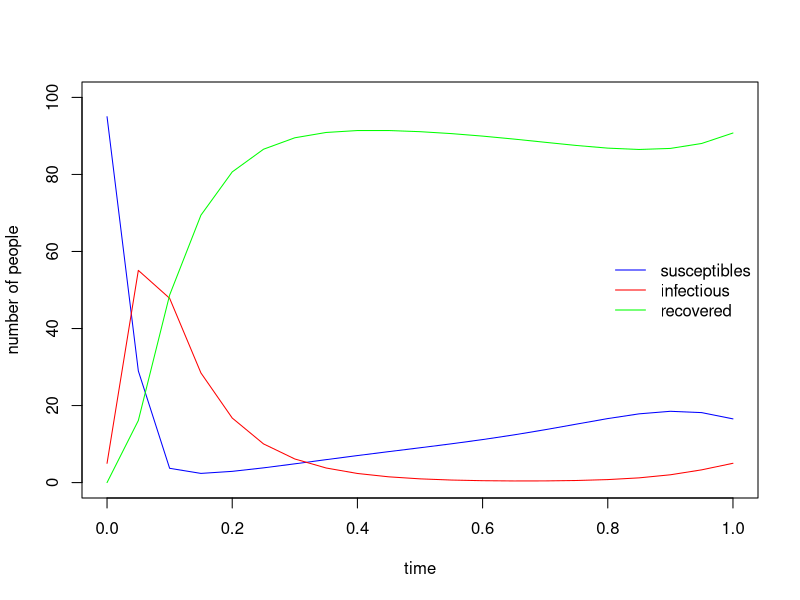
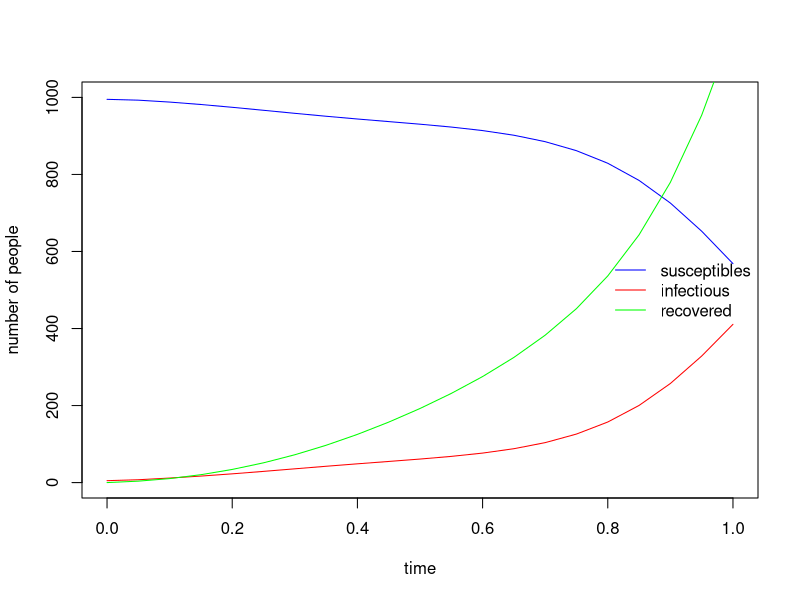

The R script that drew these images, in order:
## ---- chunk 1
knitr::opts_chunk$set(echo = TRUE)
## ---- chunk 2
library(deSolve)
## ---- chunk 3
####################################
# Disease Transmission Rate by (t) #
####################################
#P=1

beta_A<-function(time){
  return(60*(1+(0.5*cos(((2*pi*time)/1))))) # Correct.
}

beta_B<-function(time){
  
  return(5*(1+(0.5*cos((2*pi*time)/1)))) # Correct.
         }
##########################
# Disease Dispersal Rate #  
##########################

phi_AB<-function(time){
  return(0.4*(1 + 0.5*cos((2*pi*time/1)))) # Correct.
}

phi_BA<-function(time){
  
  return(0.04*(1 + 0.5*(cos((2*pi*time)/1)))) # Correct.
         }
#--------------------------------------------------------------------#
two_patch_SIR <- function(time, variables, parameters, phi_BA, phi_AB, beta_A, beta_B) {
  with(as.list(c(variables, parameters)), {
    
    dS_A <- (mu_A * N_A) - ((beta_A(time))*(I_A/N_A)*(S_A)) - (mu_A + phi_AB(time)*S_A) + (phi_BA(time)*S_B) # Correct.
    
    dI_A <- (beta_A(time)*(I_A/N_A)*S_A) - ((mu_A + gamma_A + phi_AB(time)) * I_A) + (phi_BA(time)*I_B) # Correct.
    
    dR_A <- (gamma_A*I_A)-((mu_A + phi_AB(time))*R_A) + (phi_BA(time)*R_B)  # Correct.
    
#-------------------------------------------------------------------#
    
    dS_B <-(mu_B * N_B) - ((beta_B(time))*(I_B/N_B)*(S_B)) - (mu_B + phi_BA(time)*S_B) + (phi_AB(time)*S_A) # Correct.
    
    dI_B <-(beta_B(time)*(I_B/N_B)*S_B) - ((mu_B + gamma_B + phi_BA(time)*I_B)) + (phi_AB(time)*I_A) # Correct.
    
    dR_B <-(gamma_B*I_B)-((mu_B + phi_BA(time))*R_B) + (phi_AB(time)*R_A) # Correct.
    
    return(list(c(dS_A, dI_A, dR_A, dS_B, dI_B, dR_B)))
  })
}

# Set up initial values for the variables
initial_values <- c(
  S_A = 95, I_A = 5, R_A = 0,   # Initial values for patch A
  S_B = 995, I_B = 5, R_B = 0   # Initial values for patch B
)

# Define parameters for the system
parameters_values <- list(
  N_A = 100,
  N_B = 1000,
  mu_A = 0.06,
  mu_B = 0.02,
  gamma_A = 12,
  gamma_B = 12,
  phi_BA = phi_BA,
  phi_AB = phi_AB,
  beta_A = beta_A,
  beta_B = beta_B
)

# Define a sequence of time points
time <- seq(0, 1, by = 0.05)

# Solve the system of differential equations
sir_values <- ode(
  y = initial_values,
  times = time,
  func = two_patch_SIR,
  parms = parameters_values
)

# Print the solution
print(sir_values)
## ---- chunk 4
#################################################
#            Transform to Data Frame            #
#################################################

sir_values <- as.data.frame(sir_values)
sir_values

######################################
#            PLOT PATCH A            #
######################################
with(sir_values, {
# plotting the time series of susceptibles:
  plot(time, S_A, type = "l", col = "blue",
       xlab = "time", ylab = "number of people", ylim = c(0, 100))
# adding the time series of infectious:
  lines(time, I_A, col = "red")
# adding the time series of recovered:
  lines(time, R_A, col = "green")
})

# adding a legend:
legend("right", c("susceptibles", "infectious", "recovered"),
       col = c("blue", "red", "green"), lty = 1, bty = "n")

#####################################
#            PLOT PATCH B           #
#####################################
with(sir_values, {
# plotting the time series of susceptibles:
  plot(time, S_B, type = "l", col = "blue",
       xlab = "time", ylab = "number of people", ylim = c(0, 1000))
# adding the time series of infectious:
  lines(time, I_B, col = "red")
# adding the time series of recovered:
  lines(time, R_B, col = "green")
})

# adding a legend:
legend("right", c("susceptibles", "infectious", "recovered"),
       col = c("blue", "red", "green"), lty = 1, bty = "n")
